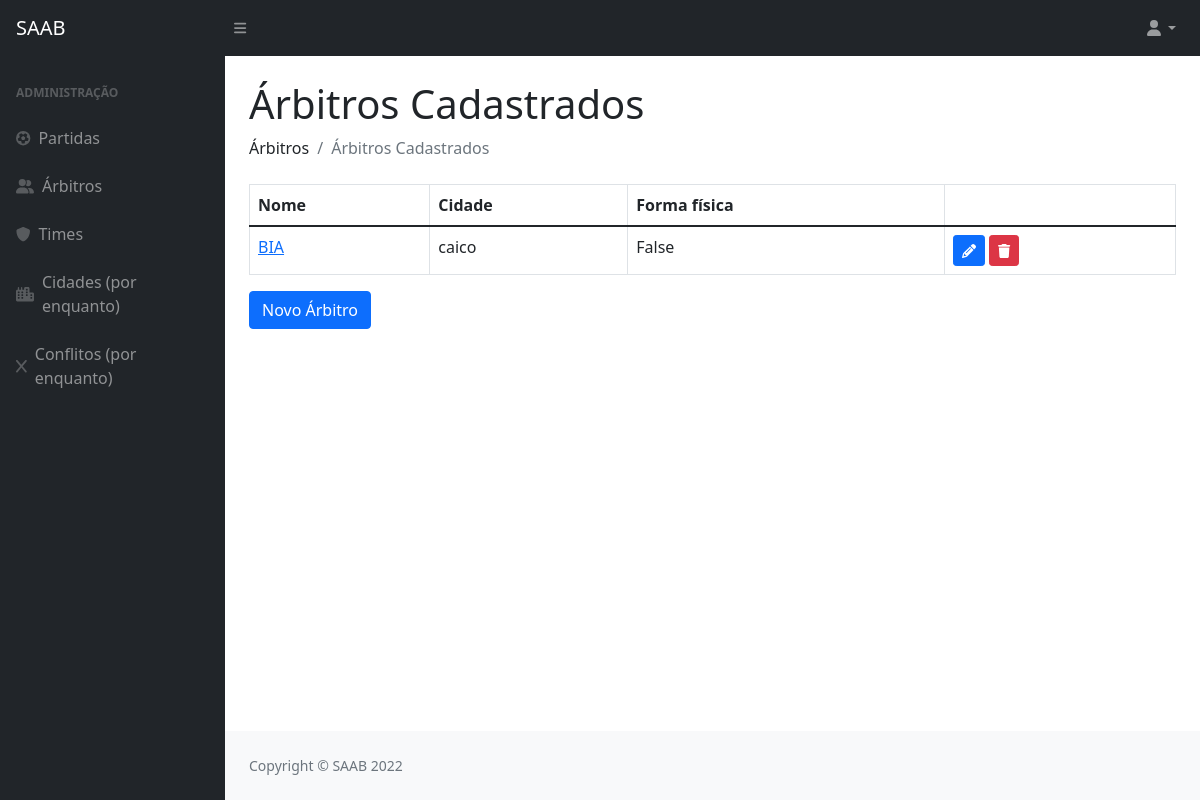
The app's page /arbitros/, older data.
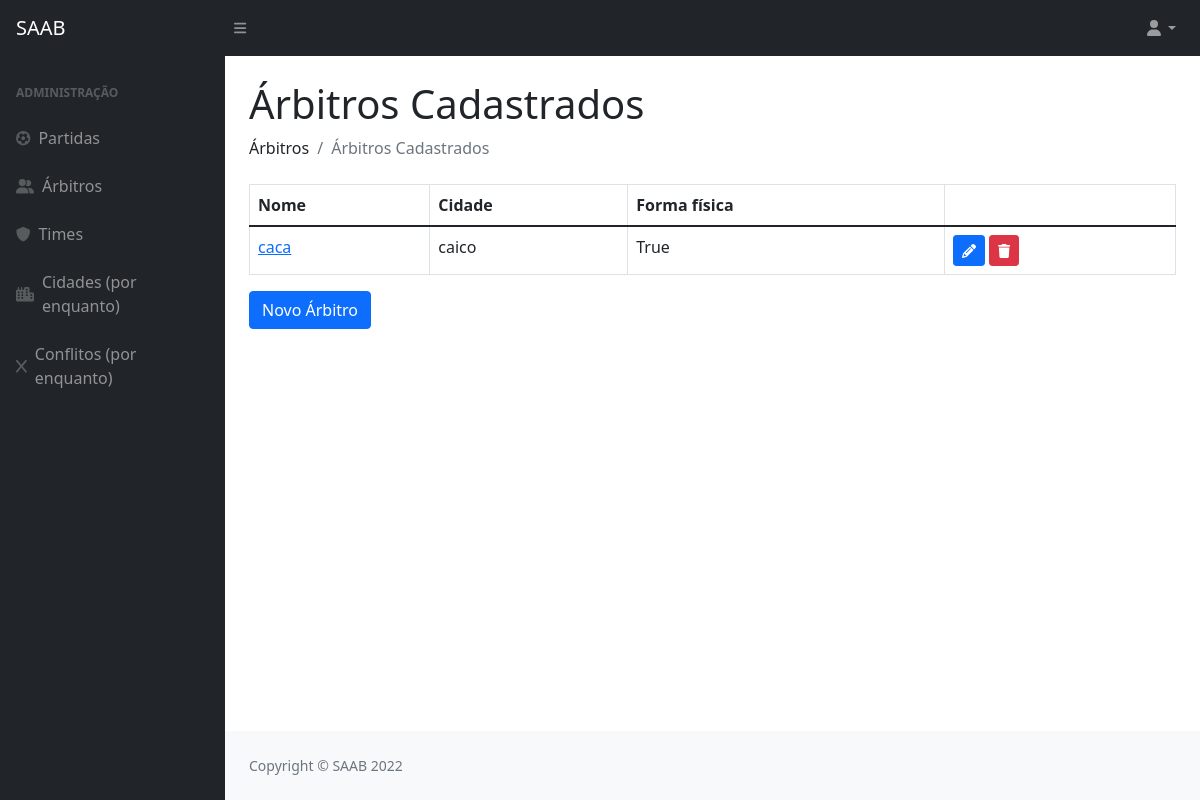
The same page, newer data.
### privado/models.py (models this page shows, shortened)
class Arbitro(models.Model):
    codigo = models.AutoField(primary_key=True)
    cidade = models.ForeignKey(Cidade, on_delete=models.CASCADE)
    nome = models.CharField(max_length=100)
    formafisica = models.BooleanField()

class Cidade(models.Model):
    codigo = models.AutoField(primary_key=True)
    nome = models.CharField(max_length=100)
    def __str__(self):
        return (self.nome)

### privado/views.py (the view)
# urls.py: path('arbitros/', arbitros, name="url_arbitros"),
def arbitros(request):
    arbt = Arbitro.objects.all()
    pacote = {"arbitros": arbt, "editArbitro": 123}
    return render(request, "SAAB/arbitros.html", pacote)

### privado/templates/SAAB/arbitros.html (shortened to what this page needs)
{% extends 'SAAB/layout.html' %}
{% block conteudo %}
{% load static %}
{% load crispy_forms_tags %}
<!DOCTYPE html>
<html>
    <head>
    </head>
    <body>
        <h1 class="mt-4">Árbitros Cadastrados</h1>
        <ol class="breadcrumb mb-4">
            <li class="breadcrumb-item">Árbitros</li>
            <li class="breadcrumb-item active">Árbitros Cadastrados</li>
        </ol>
        <table class="table table-bordered">
            <thead>
                <tr>
                    <th>Nome</th>
                    <th>Cidade</th>
                    <th>Forma física</th>
                    <th></th>
                </tr>
            </thead>
            {% for i in arbitros %}
                <tr>
                    <td>
                        <a href="{% url 'url_detalhamentoArbitro' i.codigo %}">{{ i.nome }}</a></td>
                    <td>{{ i.cidade }}</td>
                    <td>{{ i.formafisica }}</td>
                    <td>
                        <a href="{% url 'url_updateArbitro' i.codigo %}"><button class="btn btn-primary btn-sm"><i class="fas fa-pencil"></i></button></a>
                        <a href="{% url 'url_deleteArbitro' i.codigo %}"><button class="btn btn-danger btn-sm"><i class="fas fa-trash"></i></button></a>
                    </td>
                </tr>
            {% endfor %}
        </table>
        <a href="{% url 'url_formArbitro' %}"><button  class="btn btn-primary">Novo Árbitro</button></a>
    </body>
</html>
{% endblock %}

### privado/templates/SAAB/layout.html (shortened to what this page needs)
{% load static %}
<!DOCTYPE html>
<html lang="pt-br">
    <head>
        <link href="{% static '/css/styles.css' %}" rel="stylesheet" />
    </head>
    <body>
        <nav class="sb-topnav navbar navbar-expand navbar-dark bg-dark">
            <a class="navbar-brand ps-3" href="{% url 'url_index'%}">SAAB</a>
            <button class="btn btn-link btn-sm order-1 order-lg-0 me-4 me-lg-0" id="sidebarToggle" href="#!"><i class="fas fa-bars"></i></button>
            <ul class="navbar-nav ms-auto me-0 me-md-3 my-2 my-md-0">
                <li class="nav-item dropdown">
                    <a class="nav-link dropdown-toggle" id="navbarDropdown" href="#" role="button" data-bs-toggle="dropdown" aria-expanded="false"><i class="fas fa-user fa-fw"></i></a>
                </li>
            </ul>
        </nav>
        <div id="layoutSidenav">
            <div id="layoutSidenav_nav">
                <nav class="sb-sidenav accordion sb-sidenav-dark" id="sidenavAccordion">
                    <div class="sb-sidenav-menu">
                        <div class="nav">
                            <div class="sb-sidenav-menu-heading">Administração</div>
                            <a class="nav-link" href="#">
                                <div class="sb-nav-link-icon"><i class="fas fa-futbol"></i></div>
                                Partidas
                            </a>
                            <a class="nav-link" href="{% url 'url_arbitros' %}">
                                <div class="sb-nav-link-icon"><i class="fas fa-user-group"></i></div>
                                Árbitros
                            </a>
                            <a class="nav-link" href="{% url 'url_times' %}">
                                <div class="sb-nav-link-icon"><i class="fas fa-shield"></i></div>
                                Times
                            </a>
                            <a class="nav-link" href="{% url 'url_cidades' %}">
                                <div class="sb-nav-link-icon"><i class="fas fa-city"></i></div>
                                Cidades (por enquanto)
                            </a>
                            <a class="nav-link" href="{% url 'url_conflitos' %}">
                                <div class="sb-nav-link-icon"><i class="fas fa-x"></i></div>
                                Conflitos (por enquanto)
                            </a>
                        </div>
                    </div>
                </nav>
            </div>
            <div id="layoutSidenav_content">
                <main>
                    <div class="container-fluid px-4">
                        {% block conteudo %}
                        {% endblock %}
                    </div>
                </main>
                <footer class="py-4 bg-light mt-auto">
                    <div class="container-fluid px-4">
                        <div class="d-flex align-items-center justify-content-between small">
                            <div class="text-muted">Copyright &copy; SAAB 2022</div>
                        </div>
                    </div>
                </footer>
            </div>
        </div>
    </body>
</html>

Row changes from the older to the newer data that the page shows:
removed Arbitro: nome "BIA", cidade "caico", formafisica "False"
added Arbitro: nome "caca", cidade "caico", formafisica "True"
